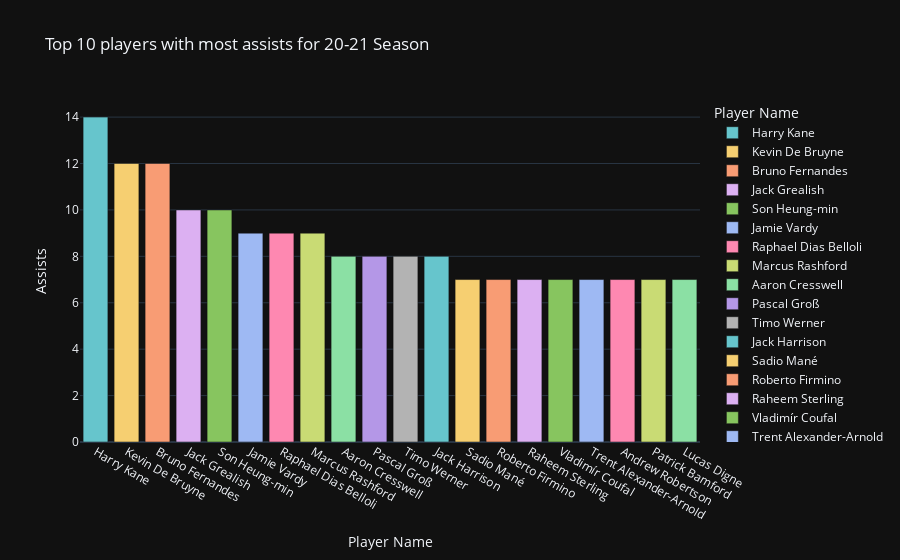

The code cell stored with this chart in its notebook:
### Code cell
#2. Top 10 players with most assists for the season:

top10A=df.sort_values(by="Assists",ascending=False).head(20)

px.bar(top10A,x="Name",y="Assists",color="Name",title="Top 10 players with most assists for 20-21 Season",
      labels={"Assists":"Assists","Name":"Player Name"},template="plotly_dark",
      color_discrete_sequence=px.colors.qualitative.Pastel,category_orders={"Position":["FW","MF","DF","GK"]})

### Figure 1 — Plotly figure (JSON) as saved in the notebook; plotly's stock layout.template omitted (floating-point values rounded to 4 significant figures)
{"data": [{"alignmentgroup": "True", "hovertemplate": "Player Name=%{x}<br>Assists=%{y}<extra></extra>", "legendgroup": "Harry Kane", "marker": {"color": "rgb(102, 197, 204)", "pattern": {"shape": ""}}, "name": "Harry Kane", "offsetgroup": "Harry Kane", "orientation": "v", "showlegend": true, "textposition": "auto", "type": "bar", "x": ["Harry Kane"], "xaxis": "x", "y": [14], "yaxis": "y"}, {"alignmentgroup": "True", "hovertemplate": "Player Name=%{x}<br>Assists=%{y}<extra></extra>", "legendgroup": "Kevin De Bruyne", "marker": {"color": "rgb(246, 207, 113)", "pattern": {"shape": ""}}, "name": "Kevin De Bruyne", "offsetgroup": "Kevin De Bruyne", "orientation": "v", "showlegend": true, "textposition": "auto", "type": "bar", "x": ["Kevin De Bruyne"], "xaxis": "x", "y": [12], "yaxis": "y"}, {"alignmentgroup": "True", "hovertemplate": "Player Name=%{x}<br>Assists=%{y}<extra></extra>", "legendgroup": "Bruno Fernandes", "marker": {"color": "rgb(248, 156, 116)", "pattern": {"shape": ""}}, "name": "Bruno Fernandes", "offsetgroup": "Bruno Fernandes", "orientation": "v", "showlegend": true, "textposition": "auto", "type": "bar", "x": ["Bruno Fernandes"], "xaxis": "x", "y": [12], "yaxis": "y"}, {"alignmentgroup": "True", "hovertemplate": "Player Name=%{x}<br>Assists=%{y}<extra></extra>", "legendgroup": "Jack Grealish", "marker": {"color": "rgb(220, 176, 242)", "pattern": {"shape": ""}}, "name": "Jack Grealish", "offsetgroup": "Jack Grealish", "orientation": "v", "showlegend": true, "textposition": "auto", "type": "bar", "x": ["Jack Grealish"], "xaxis": "x", "y": [10], "yaxis": "y"}, {"alignmentgroup": "True", "hovertemplate": "Player Name=%{x}<br>Assists=%{y}<extra></extra>", "legendgroup": "Son Heung-min", "marker": {"color": "rgb(135, 197, 95)", "pattern": {"shape": ""}}, "name": "Son Heung-min", "offsetgroup": "Son Heung-min", "orientation": "v", "showlegend": true, "textposition": "auto", "type": "bar", "x": ["Son Heung-min"], "xaxis": "x", "y": [10], "yaxis": "y"}, {"alignmentgroup": "True", "hovertemplate": "Player Name=%{x}<br>Assists=%{y}<extra></extra>", "legendgroup": "Jamie Vardy", "marker": {"color": "rgb(158, 185, 243)", "pattern": {"shape": ""}}, "name": "Jamie Vardy", "offsetgroup": "Jamie Vardy", "orientation": "v", "showlegend": true, "textposition": "auto", "type": "bar", "x": ["Jamie Vardy"], "xaxis": "x", "y": [9], "yaxis": "y"}, {"alignmentgroup": "True", "hovertemplate": "Player Name=%{x}<br>Assists=%{y}<extra></extra>", "legendgroup": "Raphael Dias Belloli", "marker": {"color": "rgb(254, 136, 177)", "pattern": {"shape": ""}}, "name": "Raphael Dias Belloli", "offsetgroup": "Raphael Dias Belloli", "orientation": "v", "showlegend": true, "textposition": "auto", "type": "bar", "x": ["Raphael Dias Belloli"], "xaxis": "x", "y": [9], "yaxis": "y"}, {"alignmentgroup": "True", "hovertemplate": "Player Name=%{x}<br>Assists=%{y}<extra></extra>", "legendgroup": "Marcus Rashford", "marker": {"color": "rgb(201, 219, 116)", "pattern": {"shape": ""}}, "name": "Marcus Rashford", "offsetgroup": "Marcus Rashford", "orientation": "v", "showlegend": true, "textposition": "auto", "type": "bar", "x": ["Marcus Rashford"], "xaxis": "x", "y": [9], "yaxis": "y"}, {"alignmentgroup": "True", "hovertemplate": "Player Name=%{x}<br>Assists=%{y}<extra></extra>", "legendgroup": "Aaron Cresswell", "marker": {"color": "rgb(139, 224, 164)", "pattern": {"shape": ""}}, "name": "Aaron Cresswell", "offsetgroup": "Aaron Cresswell", "orientation": "v", "showlegend": true, "textposition": "auto", "type": "bar", "x": ["Aaron Cresswell"], "xaxis": "x", "y": [8], "yaxis": "y"}, {"alignmentgroup": "True", "hovertemplate": "Player Name=%{x}<br>Assists=%{y}<extra></extra>", "legendgroup": "Pascal Groß", "marker": {"color": "rgb(180, 151, 231)", "pattern": {"shape": ""}}, "name": "Pascal Groß", "offsetgroup": "Pascal Groß", "orientation": "v", "showlegend": true, "textposition": "auto", "type": "bar", "x": ["Pascal Groß"], "xaxis": "x", "y": [8], "yaxis": "y"}, {"alignmentgroup": "True", "hovertemplate": "Player Name=%{x}<br>Assists=%{y}<extra></extra>", "legendgroup": "Timo Werner", "marker": {"color": "rgb(179, 179, 179)", "pattern": {"shape": ""}}, "name": "Timo Werner", "offsetgroup": "Timo Werner", "orientation": "v", "showlegend": true, "textposition": "auto", "type": "bar", "x": ["Timo Werner"], "xaxis": "x", "y": [8], "yaxis": "y"}, {"alignmentgroup": "True", "hovertemplate": "Player Name=%{x}<br>Assists=%{y}<extra></extra>", "legendgroup": "Jack Harrison", "marker": {"color": "rgb(102, 197, 204)", "pattern": {"shape": ""}}, "name": "Jack Harrison", "offsetgroup": "Jack Harrison", "orientation": "v", "showlegend": true, "textposition": "auto", "type": "bar", "x": ["Jack Harrison"], "xaxis": "x", "y": [8], "yaxis": "y"}, {"alignmentgroup": "True", "hovertemplate": "Player Name=%{x}<br>Assists=%{y}<extra></extra>", "legendgroup": "Sadio Mané", "marker": {"color": "rgb(246, 207, 113)", "pattern": {"shape": ""}}, "name": "Sadio Mané", "offsetgroup": "Sadio Mané", "orientation": "v", "showlegend": true, "textposition": "auto", "type": "bar", "x": ["Sadio Mané"], "xaxis": "x", "y": [7], "yaxis": "y"}, {"alignmentgroup": "True", "hovertemplate": "Player Name=%{x}<br>Assists=%{y}<extra></extra>", "legendgroup": "Roberto Firmino", "marker": {"color": "rgb(248, 156, 116)", "pattern": {"shape": ""}}, "name": "Roberto Firmino", "offsetgroup": "Roberto Firmino", "orientation": "v", "showlegend": true, "textposition": "auto", "type": "bar", "x": ["Roberto Firmino"], "xaxis": "x", "y": [7], "yaxis": "y"}, {"alignmentgroup": "True", "hovertemplate": "Player Name=%{x}<br>Assists=%{y}<extra></extra>", "legendgroup": "Raheem Sterling", "marker": {"color": "rgb(220, 176, 242)", "pattern": {"shape": ""}}, "name": "Raheem Sterling", "offsetgroup": "Raheem Sterling", "orientation": "v", "showlegend": true, "textposition": "auto", "type": "bar", "x": ["Raheem Sterling"], "xaxis": "x", "y": [7], "yaxis": "y"}, {"alignmentgroup": "True", "hovertemplate": "Player Name=%{x}<br>Assists=%{y}<extra></extra>", "legendgroup": "Vladimír Coufal", "marker": {"color": "rgb(135, 197, 95)", "pattern": {"shape": ""}}, "name": "Vladimír Coufal", "offsetgroup": "Vladimír Coufal", "orientation": "v", "showlegend": true, "textposition": "auto", "type": "bar", "x": ["Vladimír Coufal"], "xaxis": "x", "y": [7], "yaxis": "y"}, {"alignmentgroup": "True", "hovertemplate": "Player Name=%{x}<br>Assists=%{y}<extra></extra>", "legendgroup": "Trent Alexander-Arnold", "marker": {"color": "rgb(158, 185, 243)", "pattern": {"shape": ""}}, "name": "Trent Alexander-Arnold", "offsetgroup": "Trent Alexander-Arnold", "orientation": "v", "showlegend": true, "textposition": "auto", "type": "bar", "x": ["Trent Alexander-Arnold"], "xaxis": "x", "y": [7], "yaxis": "y"}, {"alignmentgroup": "True", "hovertemplate": "Player Name=%{x}<br>Assists=%{y}<extra></extra>", "legendgroup": "Andrew Robertson", "marker": {"color": "rgb(254, 136, 177)", "pattern": {"shape": ""}}, "name": "Andrew Robertson", "offsetgroup": "Andrew Robertson", "orientation": "v", "showlegend": true, "textposition": "auto", "type": "bar", "x": ["Andrew Robertson"], "xaxis": "x", "y": [7], "yaxis": "y"}, {"alignmentgroup": "True", "hovertemplate": "Player Name=%{x}<br>Assists=%{y}<extra></extra>", "legendgroup": "Patrick Bamford", "marker": {"color": "rgb(201, 219, 116)", "pattern": {"shape": ""}}, "name": "Patrick Bamford", "offsetgroup": "Patrick Bamford", "orientation": "v", "showlegend": true, "textposition": "auto", "type": "bar", "x": ["Patrick Bamford"], "xaxis": "x", "y": [7], "yaxis": "y"}, {"alignmentgroup": "True", "hovertemplate": "Player Name=%{x}<br>Assists=%{y}<extra></extra>", "legendgroup": "Lucas Digne", "marker": {"color": "rgb(139, 224, 164)", "pattern": {"shape": ""}}, "name": "Lucas Digne", "offsetgroup": "Lucas Digne", "orientation": "v", "showlegend": true, "textposition": "auto", "type": "bar", "x": ["Lucas Digne"], "xaxis": "x", "y": [7], "yaxis": "y"}], "layout": {"barmode": "relative", "legend": {"title": {"text": "Player Name"}, "tracegroupgap": 0}, "title": {"text": "Top 10 players with most assists for 20-21 Season"}, "xaxis": {"anchor": "y", "categoryarray": ["Harry Kane", "Kevin De Bruyne", "Bruno Fernandes", "Jack Grealish", "Son Heung-min", "Jamie Vardy", "Raphael Dias Belloli", "Marcus Rashford", "Aaron Cresswell", "Pascal Groß", "Timo Werner", "Jack Harrison", "Sadio Mané", "Roberto Firmino", "Raheem Sterling", "Vladimír Coufal", "Trent Alexander-Arnold", "Andrew Robertson", "Patrick Bamford", "Lucas Digne"], "categoryorder": "array", "domain": [0, 1], "title": {"text": "Player Name"}}, "yaxis": {"anchor": "x", "domain": [0, 1], "title": {"text": "Assists"}}}}
